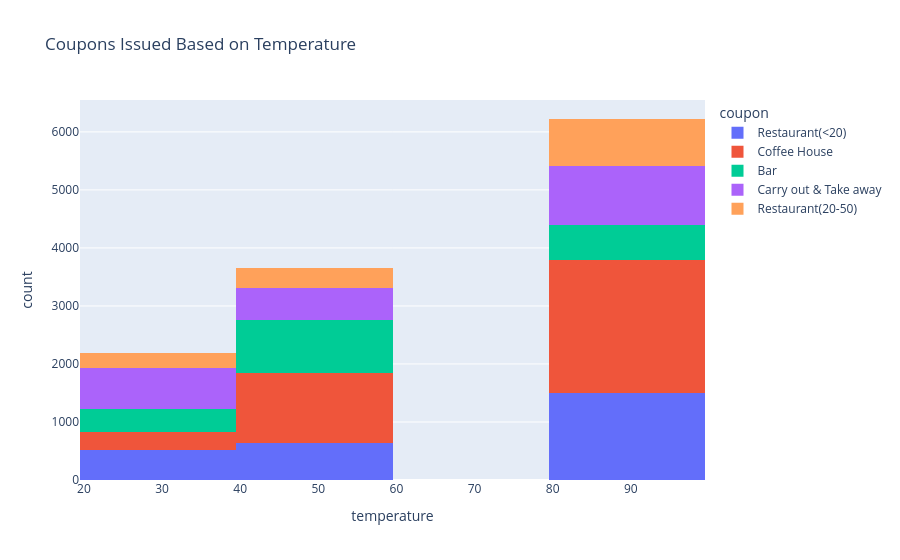

Notebook code for this chart:
### Code cell
import plotly.express as px
px.histogram(data_cleaned, x='temperature', color='coupon', title="Coupons Issued Based on Temperature")

### Figure 1 — Plotly figure (JSON) as saved in the notebook; plotly's stock layout.template omitted (floating-point values rounded to 4 significant figures; data arrays with more than 128 entries replaced by an {"elided": "..."} marker saying what was removed)
{"data": [{"bingroup": "x", "hovertemplate": "coupon=Restaurant(<20)<br>temperature=%{x}<br>count=%{y}<extra></extra>", "legendgroup": "Restaurant(<20)", "marker": {"color": "#636efa", "pattern": {"shape": ""}}, "name": "Restaurant(<20)", "orientation": "v", "showlegend": true, "type": "histogram", "x": {"elided": "2653 int values"}, "xaxis": "x", "yaxis": "y"}, {"bingroup": "x", "hovertemplate": "coupon=Coffee House<br>temperature=%{x}<br>count=%{y}<extra></extra>", "legendgroup": "Coffee House", "marker": {"color": "#EF553B", "pattern": {"shape": ""}}, "name": "Coffee House", "orientation": "v", "showlegend": true, "type": "histogram", "x": {"elided": "3816 int values"}, "xaxis": "x", "yaxis": "y"}, {"bingroup": "x", "hovertemplate": "coupon=Bar<br>temperature=%{x}<br>count=%{y}<extra></extra>", "legendgroup": "Bar", "marker": {"color": "#00cc96", "pattern": {"shape": ""}}, "name": "Bar", "orientation": "v", "showlegend": true, "type": "histogram", "x": {"elided": "1913 int values"}, "xaxis": "x", "yaxis": "y"}, {"bingroup": "x", "hovertemplate": "coupon=Carry out & Take away<br>temperature=%{x}<br>count=%{y}<extra></extra>", "legendgroup": "Carry out & Take away", "marker": {"color": "#ab63fa", "pattern": {"shape": ""}}, "name": "Carry out & Take away", "orientation": "v", "showlegend": true, "type": "histogram", "x": {"elided": "2280 int values"}, "xaxis": "x", "yaxis": "y"}, {"bingroup": "x", "hovertemplate": "coupon=Restaurant(20-50)<br>temperature=%{x}<br>count=%{y}<extra></extra>", "legendgroup": "Restaurant(20-50)", "marker": {"color": "#FFA15A", "pattern": {"shape": ""}}, "name": "Restaurant(20-50)", "orientation": "v", "showlegend": true, "type": "histogram", "x": {"elided": "1417 int values"}, "xaxis": "x", "yaxis": "y"}], "layout": {"barmode": "relative", "legend": {"title": {"text": "coupon"}, "tracegroupgap": 0}, "title": {"text": "Coupons Issued Based on Temperature"}, "xaxis": {"anchor": "y", "domain": [0, 1], "title": {"text": "temperature"}}, "yaxis": {"anchor": "x", "domain": [0, 1], "title": {"text": "count"}}}}
